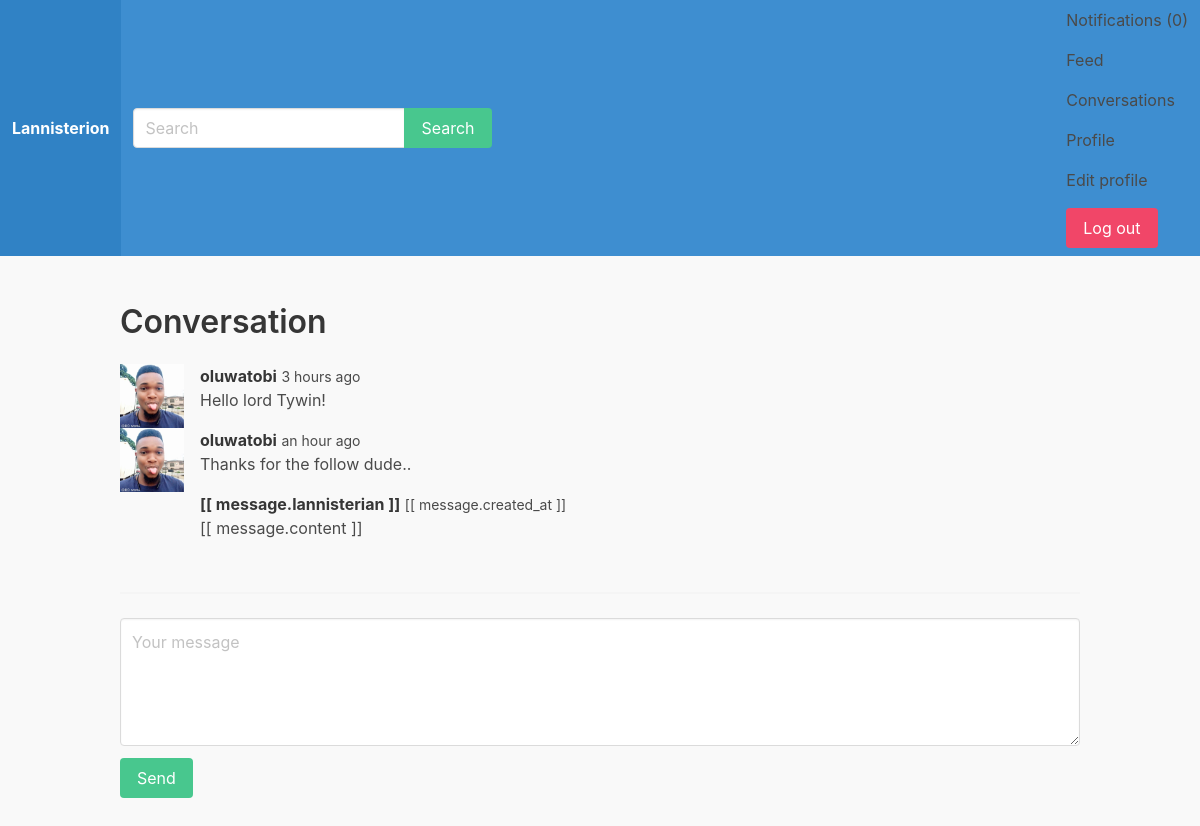
Screenshot of /conversations/5/ (signed in) with the database file from the repository.
### apps/conversation/models.py (models this page shows, shortened)
class ConversationMessage(models.Model):
    conversation = models.ForeignKey(Conversation, related_name='messages', on_delete=models.CASCADE)
    content = models.TextField()
    created_at = models.DateTimeField(auto_now_add=True)
    created_by = models.ForeignKey(User, related_name='messages', on_delete=models.CASCADE)
    class Meta:
        ordering = ['created_at']

### apps/lannisterianprofile/models.py (models this page shows)
class LannisterianProfile(models.Model):
    user = models.OneToOneField(User, on_delete=models.CASCADE)
    follows = models.ManyToManyField('self', related_name='followed_by', symmetrical=False)
    avatar = models.ImageField(upload_to='upload/', blank=True, null=True)

### apps/conversation/views.py (the view)
# urls.py: path('conversations/<int:user_id>/', conversation, name='conversation'),
@login_required
def conversation(request, user_id):
    conversations = Conversation.objects.filter(users__in=[request.user.id])
    conversations = conversations.filter(users__in=[user_id])
    if conversations.count() == 1:
        conversation = conversations[0]
    else:
        recipient = User.objects.get(pk=user_id)
        conversation = Conversation.objects.create()
        conversation.users.add(request.user)
        conversation.users.add(recipient)
        conversation.save()
    return render(request, 'conversation/conversation.html', {'conversation': conversation})

### apps/notification/context_processors.py (called while the page is built)
def notifications(request):
    if request.user.is_authenticated:
        return{'notifications' : request.user.notifications.filter(is_read=False)}
    else:
        return{'notifications': []}

### apps/conversation/templates/conversation/conversation.html (shortened to what this page needs)
{% extends 'core/base.html' %}
{% load humanize %}
{% block content %}
    <div class="container" id="conversationapp">
        <div class="columns">
            <div class="column is-12">
                <h1 class="title">Conversation</h1>
                <div class="messages">
                    {% for message in conversation.messages.all %}
                        <div class="post">
                            <article class="media">
                                <figure class="media-left">
                                    <p class="image is-64x64">
                                        {% if message.created_by.lannisterianprofile.avatar %}
                                            <img src="{{ message.created_by.lannisterianprofile.avatar.url }}">
                                        {% endif %}
                                    </p>
                                </figure>
                                <div class="media-content">
                                    <div class="content">
                                        <p>
                                            <strong>{{ message.created_by.username }}</strong> <small>{{ message.created_at|naturaltime }}</small>
                                            <br>
                                            {{ message.content }}
                                        </p>
                                    </div>
                                </div>
                            </article>
                        </div>
                    {% endfor %}
                    <div class="post" v-for="message in messages">
                        <article class="media">
                            <figure class="media-left">
                                <p class="image is-64x64">
                                </p>
                            </figure>
                            <div class="media-content">
                                <div class="content">
                                    <p>
                                        <strong>[[ message.lannisterian ]]</strong> <small>[[ message.created_at ]]</small>
                                        <br>
                                        [[ message.content ]]
                                    </p>
                                </div>
                            </div>
                        </article>
                    </div>
                </div>
            </div>
        </div>
        <hr>
        <form v-on:submit.prevent="submitMessage()">
            <div class="field">
                <div class="control">
                    <textarea class="textarea" v-model="content" placeholder="Your message"></textarea>
                </div>
            </div>
            <div class="field">
                <div class="control">
                    <button class="button is-success">Send</button>
                </div>
            </div>
        </form>
    </div>
{% endblock %}

### static/css/main.css (style rules this page uses)
body { background: #f9f9f9; }

### rows the page displays
ConversationMessage: created_by.lannisterianprofile.avatar (picture), created_by.username "oluwatobi", created_at "3 hours ago", content "Hello lord Tywin!"
ConversationMessage: created_by.lannisterianprofile.avatar (picture), created_by.username "oluwatobi", created_at "an hour ago", content "Thanks for the follow dude.."

### other values shown
{{ notifications.count }} "0"
